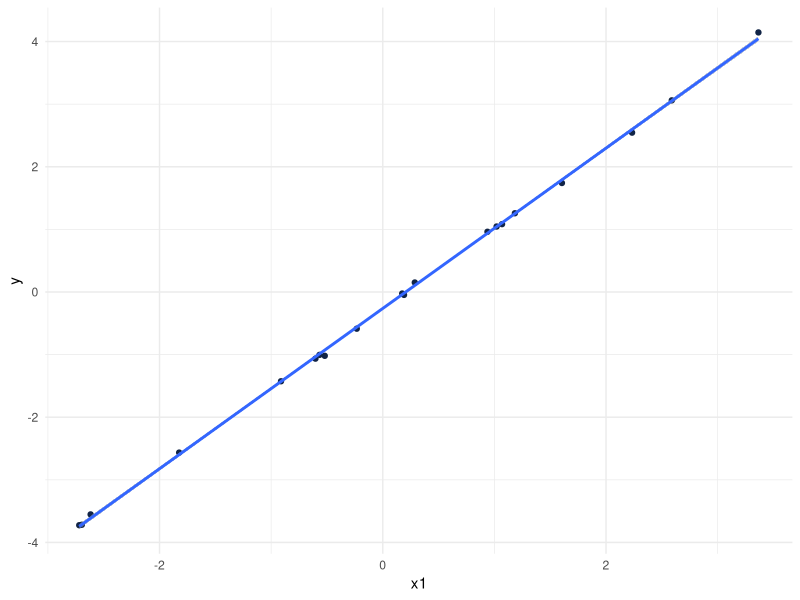

This figure's R source: (Note: this script raises an error after producing the figure.)
library(quadprog)
library(MASS)
library(tidyverse)


obs = 20
my_var = 1.5
k = 25

gen_data = function(obs, k){
   n = k
   mu = c(rep(1, times = n))
   A = matrix(runif(n * n), nrow = n, ncol = n)
   A = t(A) %*% A
   diag(A) = my_var
   
   df = MASS::mvrnorm(n = obs,
                      mu = mu,
                      Sigma = A,
                      tol = T) %>% 
     as.data.frame()
   
   colnames(df) = c("y", paste0("x", 1:(k-1)))
   
   return(df)
   }

df = gen_data(obs, k)

summary(lm(y ~ ., data = df))

ggplot(df) +
  aes(x = x1, y = y) +
  geom_point(shape = "circle", size = 1.5, colour = "#112446") +
  geom_smooth(span = 0.75, method = "lm") +
  theme_minimal()

# regularization.

lasso.qp <- function(X,y,t) {
  n <- dim(X)[1]
  p <- dim(X)[2]
  D <- t(X) %*% X
  P <- 2*D
  d <- 2 * t(y) %*% X
  A <- as.matrix(expand.grid(rep(list(c(-1,1)),p)))
  b0 <- rep(-t,2^p)
  beta.lasso <- solve.QP(Dmat=P,dvec=d,Amat=t(A),bvec=b0)
  return(beta.lasso$solution)
}

# Load in the data
X = as.matrix(df[,-1]) %>% 
  scale(center=T,scale=F)
y = as.matrix(df[,1]) %>% 
  scale(center=T,scale=F)

lasso.qp(X = X,
         y = y, 
         t = 100) %>% round(2)

glmnet(X, y)

####### GLM packages

data(QuickStartExample)
n = 100 # all data

x <- QuickStartExample$x[1:n,]
y <- QuickStartExample$y[1:n,]

summary(lm(y ~ x))
fit <- glmnet(x, y)
plot(fit,label = TRUE)
# number of nonzero coefficients (Df)
# the percent (of null) deviance explained (%dev)
# the value of λ
print(fit)

coef(fit, s = 1)

predict(fit, newx = x, s = c(0.1, 0.05))

cvfit <- cv.glmnet(x, y)
plot(cvfit)

